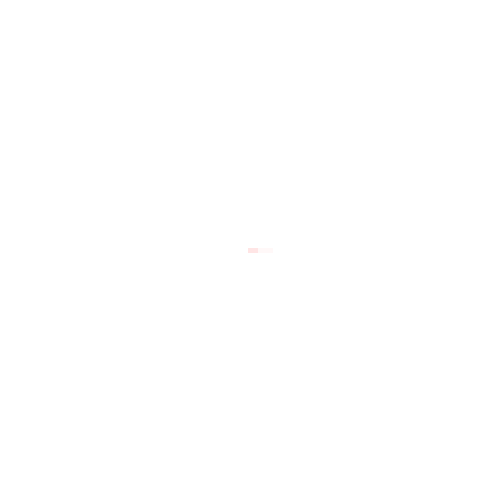
Frame 1 (no input)
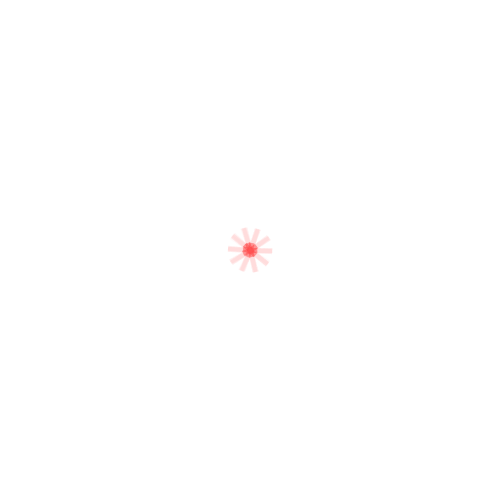
Frame 60 (the mouse pressed at the canvas centre just before this capture)
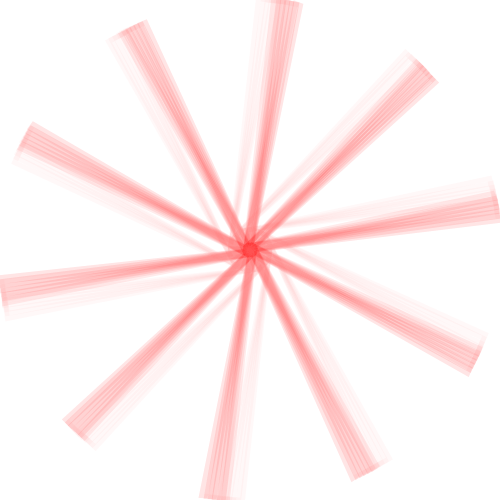
Frame 120 (the mouse held since frame 60 and released just before this capture)

The Processing sketch that drew these frames (run headless with seeded random() and noise(); from frame 60 on, the mouse is pressed at the canvas centre):

// Processing sketch: sample03
// ── sample03.pde

/* sample_03 */



float angle = 0;                                       // 角度の初期値

void setup() {                                         // 設定

  size(500, 500);                                      // カンバスサイズ。今回は500*500の正方形。

  background(#FFFFFF);                                 // 背景色。この場合は白

  smooth();                                            // アンチエイリアスをon。滑らかにする。

  strokeWeight(5);                                     // 線の太さを5pxにする

  noFill();                                            // 面の色をなしにする
}

void draw() { 

  translate(width/2, height/2);                        // 描画する場所を中心にする
  rotate(angle);                                       // 座標を回転させる

  stroke(#ffaaaa, 20);                                 // 桃色、不透明度20%
  rect(0, 0, 20, mouseY);                              // 四角の高さをmouseYで垂直方向の座標に反応させる

  stroke(#ff0000, 20);                                 // 赤色、不透明度20%
  rect(0, 0, 5, mouseY);                               // 四角の高さをmouseYで垂直方向の座標に反応させる



  angle += 4.4;                                        // 回転角度を足していく（いろいろな値で試してみてください！）
}


/*　画像保存のコード　*/

void keyPressed() {

  // sのキーが入力された時に保存
  if (key == 's' || key == 'S') {


    // 時間、分、秒を取得　
    int hour = hour(); 
    int min = minute();   
    int sec = second(); 

    // デスクトップのパスと時間取得
    String path  = System.getProperty("user.home") + "/Desktop/screenshot" + hour +  min + sec + ".png";

    // 保存する
    save(path);

    // 表示されるログ
    println("screenshot" + path);
  }
}
